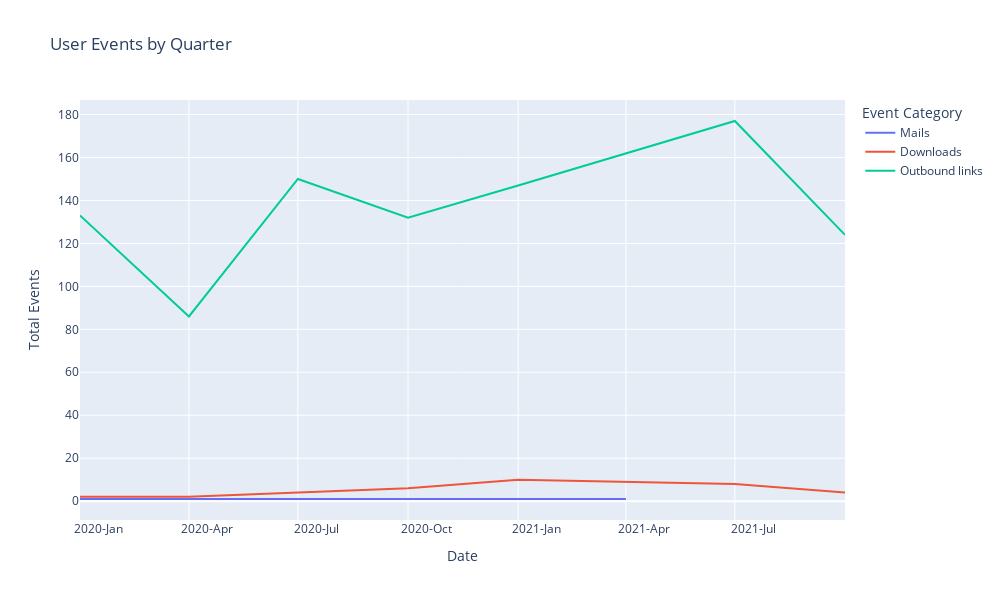

The notebook cell this image was saved under:
### Code cell
# EVENTS 
# Read the CSV file
df = pd.read_csv('output/wtt/Events or Conversions/consolidated-events.csv')

# # Now, let's create the Date column
df['Date'] = pd.to_datetime(df['Year'].astype(str) + '-' + df['Quarter'].apply(functions.quarter_to_month) + '-01')

# Convert Pageviews to Numeric
# df['Total Events'] = pd.to_numeric(df['Total Events'].str.replace(',', ''), errors='coerce')
# Sort by date
df = df.sort_values("Date")

# Create Line Plot with the goals completion locations that exist
include_list = ["Mails", "Downloads", "Outbound links"]
fig = px.line(df.query('`Event Category` in @include_list'), x='Date', y='Total Events', color='Event Category', title='User Events by Quarter')

# Update the layout
fig.update_layout(
    autosize=False,
    width=1000,  # Width of the figure in pixels
    height=600  # Height of the figure in pixels
)

# Customize the x-axis to show both year and quarter
fig.update_xaxes(
    dtick="M3",
    tickformat="%Y-%b",  # This will show Year-Month
    ticklabelmode="period"
)

fig.show()
fig.write_html('output/wtt/wtt-events.html')

### Figure 1 — Plotly figure (JSON) as saved in the notebook; plotly's stock layout.template omitted (floating-point values rounded to 4 significant figures)
{"data": [{"hovertemplate": "Event Category=Mails<br>Date=%{x}<br>Total Events=%{y}<extra></extra>", "legendgroup": "Mails", "line": {"color": "#636efa", "dash": "solid"}, "marker": {"symbol": "circle"}, "mode": "lines", "name": "Mails", "orientation": "v", "showlegend": true, "type": "scatter", "x": ["2020-01-01T00:00:00", "2020-04-01T00:00:00", "2021-01-01T00:00:00", "2021-04-01T00:00:00"], "xaxis": "x", "y": [1, 1, 1, 1], "yaxis": "y"}, {"hovertemplate": "Event Category=Downloads<br>Date=%{x}<br>Total Events=%{y}<extra></extra>", "legendgroup": "Downloads", "line": {"color": "#EF553B", "dash": "solid"}, "marker": {"symbol": "circle"}, "mode": "lines", "name": "Downloads", "orientation": "v", "showlegend": true, "type": "scatter", "x": ["2020-01-01T00:00:00", "2020-04-01T00:00:00", "2020-10-01T00:00:00", "2021-01-01T00:00:00", "2021-07-01T00:00:00", "2021-10-01T00:00:00"], "xaxis": "x", "y": [2, 2, 6, 10, 8, 4], "yaxis": "y"}, {"hovertemplate": "Event Category=Outbound links<br>Date=%{x}<br>Total Events=%{y}<extra></extra>", "legendgroup": "Outbound links", "line": {"color": "#00cc96", "dash": "solid"}, "marker": {"symbol": "circle"}, "mode": "lines", "name": "Outbound links", "orientation": "v", "showlegend": true, "type": "scatter", "x": ["2020-01-01T00:00:00", "2020-04-01T00:00:00", "2020-07-01T00:00:00", "2020-10-01T00:00:00", "2021-01-01T00:00:00", "2021-04-01T00:00:00", "2021-07-01T00:00:00", "2021-10-01T00:00:00"], "xaxis": "x", "y": [133, 86, 150, 132, 147, 162, 177, 124], "yaxis": "y"}], "layout": {"autosize": false, "height": 600, "legend": {"title": {"text": "Event Category"}, "tracegroupgap": 0}, "title": {"text": "User Events by Quarter"}, "width": 1000, "xaxis": {"anchor": "y", "autorange": true, "domain": [0, 1], "dtick": "M3", "range": ["2020-01-01", "2021-10-01"], "tickformat": "%Y-%b", "ticklabelmode": "period", "title": {"text": "Date"}, "type": "date"}, "yaxis": {"anchor": "x", "autorange": true, "domain": [0, 1], "range": [-8.778, 186.8], "title": {"text": "Total Events"}, "type": "linear"}}}
